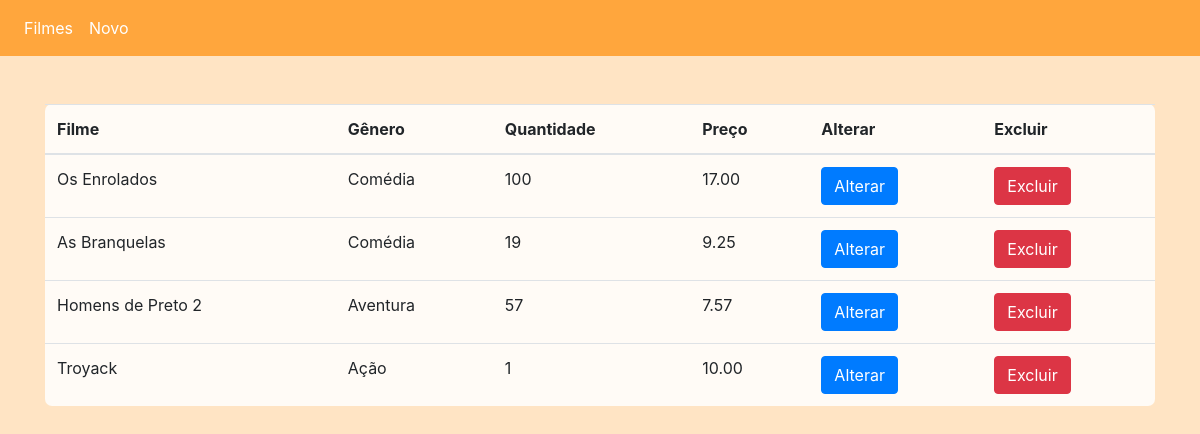
The page / on the database its author committed.
### filme/models.py (models this page shows, shortened)
class Filmes(models.Model):
    filme = models.CharField('Nome', max_length=100)
    genero = models.ForeignKey(Generos, on_delete=models.PROTECT)
    quantidade = models.IntegerField('Quantidade', default=0)
    preco = models.DecimalField('Preço', decimal_places=2, max_digits=8)

class Generos(models.Model):
    genero = models.CharField('Genero', max_length=100)

### filme/views.py (the view)
# urls.py: path('', filme_list),
def filme_list(request):
    filmes = Filmes.objects.all()
    template_name = 'filme_list.html'
    context = {
        'filmes': filmes,
    }
    return render(request, template_name, context)

### filme/templates/filme_list.html
{% extends "base.html" %}
{% block conteudo %}
<div class="table-responsive-sm">
    <table class="table">
        <thead>
            <tr>
              <th scope="col">Filme</th>
              <th scope="col">Gênero</th>
              <th scope="col">Quantidade</th>
              <th scope="col">Preço</th>
              <th scope="col">Alterar</th>
              <th scope="col">Excluir</th>
            </tr>
          </thead>
          <tbody>
            {% for filme in filmes %}
            <tr>
                <td>{{ filme.filme }}</td>
                <td>{{ filme.genero.genero }}</td>
                <td>{{ filme.quantidade }}</td>
                <td>{{ filme.preco }}</td>
                <td><a href="{% url 'filme_edit' filme.id %}" class="btn btn-primary">Alterar<a></td>
                <td><a href="{% url 'filme_delete' filme.id %}" class="btn btn-danger">Excluir<a></td>
            </tr>
            {% endfor %}
          </tbody>
    </table>
  </div>
{% endblock  %}

### filme/templates/base.html (shortened to what this page needs)
<!doctype html>
<html lang="en">
  <head>
    <link rel="stylesheet" href="https://stackpath.bootstrapcdn.com/bootstrap/4.3.1/css/bootstrap.min.css">
  </head>
  <body>
      <nav class="navbar navbar-expand">
          <ul class="navbar-nav">
              <li class="nav-item">
                  <a class="nav-link" href="/filme_list">Filmes</a>
                </li>
            <li class="nav-item">
              <a class="nav-link" href="/filme_new">Novo</a>
            </li>
          </ul>
        </nav>
        <br /><br />
      <div class="container">
          {% block conteudo %}
          {% endblock %}
      </div>
  </body>
</html>

### filme/templates/base.html (style rules this page uses)
body { background-color: bisque!important; }
nav { background-color: #ffa63d!important; color: white!important; }
nav a { color: white!important; }
table { background-color: #fffbf6!important; border-radius: 7px; }

### rows shown on the page
Filmes: filme "Os Enrolados", genero.genero "Comédia", quantidade "100", preco "17.00"
Filmes: filme "As Branquelas", genero.genero "Comédia", quantidade "19", preco "9.25"
Filmes: filme "Homens de Preto 2", genero.genero "Aventura", quantidade "57", preco "7.57"
Filmes: filme "Troyack", genero.genero "Ação", quantidade "1", preco "10.00"
